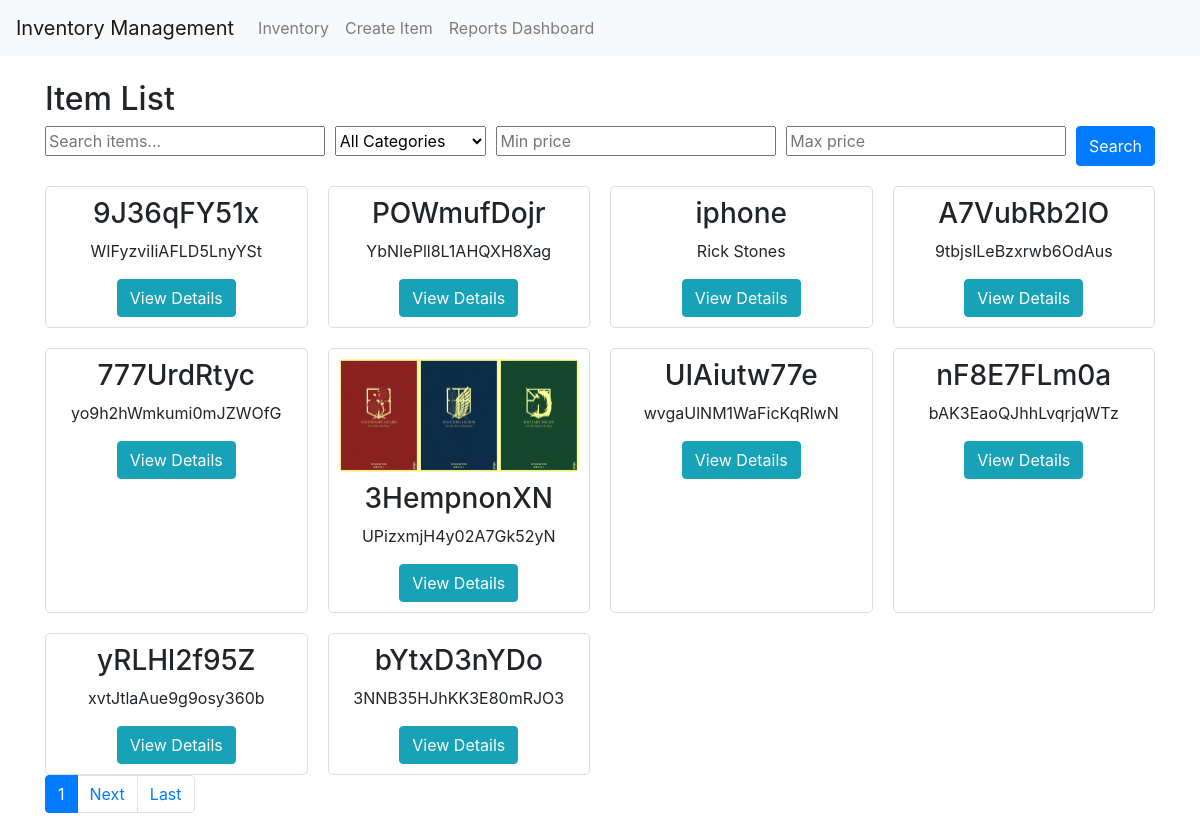
The app's page /items/ with its own data.
### inventory/models.py (models this page shows, shortened)
class Item(models.Model):
    CATEGORY_CHOICES = [
        ('electronics', 'Electronics'),
        ('clothing', 'Clothing'),
        ('books', 'Books'),
    ]
    name = models.CharField(max_length=255)
    category = models.CharField(max_length=100, choices=CATEGORY_CHOICES, blank=True, null=True)
    quantity = models.IntegerField(validators=[MinValueValidator(0)])
    price = models.DecimalField(max_digits=10, decimal_places=2)
    description = models.TextField(blank=True, null=True)
    image = models.ImageField(upload_to='item_images/', blank=True, null=True)

### inventory/views.py (the view)
# urls.py: path('items/', ItemListView.as_view(), name='item_list'),
class ItemListView(ListView):
    model = Item
    context_object_name = 'items'
    template_name = 'inventory/item_list.html'
    paginate_by = 10
    def get_context_data(self, **kwargs):
        context = super().get_context_data(**kwargs)
        context['category_choices'] = Item.CATEGORY_CHOICES
        items = self.get_queryset()
        paginator = Paginator(items, self.paginate_by)
        page = self.request.GET.get('page')
        try:
            items = paginator.page(page)
        except PageNotAnInteger:
            items = paginator.page(1)
        except EmptyPage:
            items = paginator.page(paginator.num_pages)
        context['items'] = items
        return context
    def get_queryset(self):
        queryset = super().get_queryset()
        search_query = self.request.GET.get('search', None)
        category_query = self.request.GET.get('category', None)
        min_price = self.request.GET.get('min_price', None)
        max_price = self.request.GET.get('max_price', None)
        if search_query:
            queryset = queryset.filter(
                Q(name__icontains=search_query) |
                Q(description__icontains=search_query) |
                Q(category__icontains=search_query)
            )
        if category_query:
            queryset = queryset.filter(category__icontains=category_query)
        if min_price:
            queryset = queryset.filter(price__gte=min_price)
        if max_price:
            queryset = queryset.filter(price__lte=max_price)
        return queryset

### inventory/templates/inventory/item_list.html (shortened to what this page needs)
{% extends 'base.html' %}
{% load static %}
{% block content %}
  <h2>Item List</h2>
  <form method="get" class="search-form">
    <input type="text" name="search" placeholder="Search items..." value="{{ request.GET.search }}" />
    <select name="category">
      <option value="">All Categories</option>
    </select>
    <input type="number" name="min_price" placeholder="Min price" value="{{ request.GET.min_price }}" />
    <input type="number" name="max_price" placeholder="Max price" value="{{ request.GET.max_price }}" />
    <button type="submit" class="btn btn-primary">Search</button>
  </form>
  <div class="item-grid">
    {% for item in items %}
      <div class="item">
        {% if item.image %}
          <img src="{{ item.image.url }}" alt="{{ item.name }}" style="max-width: 100%; height: auto; display: block;"/>
        {% endif %}
        <h3>{{ item.name }}</h3>
        <p>{{ item.description }}</p>
        <a href="{% url 'item_detail' pk=item.pk %}" class="btn btn-info">View Details</a>
      </div>
    {% endfor %}
  </div>
  {% if items.has_other_pages %}
    <ul class="pagination">
      <li class="page-item active"><span class="page-link">{{ items.number }}</span></li>
      {% if items.has_next %}
        <li class="page-item"><a class="page-link" href="?page={{ items.next_page_number }}">Next</a></li>
        <li class="page-item"><a class="page-link" href="?page={{ items.paginator.num_pages }}">Last</a></li>
      {% endif %}
    </ul>
  {% endif %}
{% endblock %}
{% block extra_css %}
<link rel="stylesheet" href="{% static 'css/style.css' %}">
{% endblock %}

### inventory/static/css/style.css (style rules this page uses)
.item-grid { display: grid; grid-template-columns: repeat(auto-fill, minmax(250px, 1fr)); gap: 20px; margin-top: 20px; }
.item { border: 1px solid #ddd; padding: 10px; border-radius: 5px; display: flex; flex-direction: column; align-items: center; }
.item img { max-width: 100%; height: auto; margin-bottom: 10px; border-radius: 5px; }
.search-form { display: flex; flex-wrap: wrap; gap: 10px; justify-content: space-between; margin-bottom: 20px; }
.search-form input[type="text"], .search-form select, .search-form input[type="number"] { flex-grow: 1; margin-bottom: 10px; }
.search-form button { flex-grow: 0; white-space: nowrap; }

### records on screen
Item: name "9J36qFY51x", description "WIFyzviIiAFLD5LnyYSt"
Item: name "POWmufDojr", description "YbNIePll8L1AHQXH8Xag"
Item: name "iphone", description "Rick Stones"
Item: name "A7VubRb2lO", description "9tbjslLeBzxrwb6OdAus"
Item: name "777UrdRtyc", description "yo9h2hWmkumi0mJZWOfG"
Item: image (picture), name "3HempnonXN", description "UPizxmjH4y02A7Gk52yN"
Item: name "UIAiutw77e", description "wvgaUlNM1WaFicKqRlwN"
Item: name "nF8E7FLm0a", description "bAK3EaoQJhhLvqrjqWTz"
Item: name "yRLHl2f95Z", description "xvtJtlaAue9g9osy360b"
Item: name "bYtxD3nYDo", description "3NNB35HJhKK3E80mRJO3"

### other values on screen
{{ items.number }} "1"
